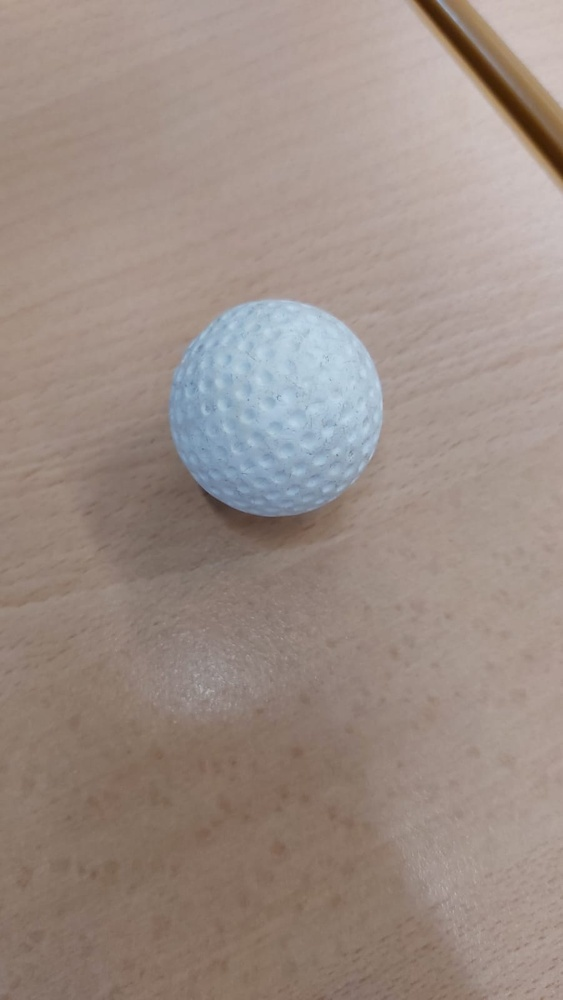
#> input picture BallDetection/test.jpg, 563 x 1000 px, shrunk from 901 x 1600 before the run, given in place of the camera
$ python testGradientandCanny.py   (older library calls are emulated)
#> lines starting #> are read from the running program, lines starting #| are printed output that depends on the picture; after the words box and inside, x2 and y2 are one past the last pixel; in counts of white or black regions, pixels touching at a corner belong together
import cv2
import numpy as np
from matplotlib import pyplot as plt


# Load the video capture device (i.e., the webcam)
cap = cv2.VideoCapture(0)

# Define the color and thickness of the circle around the ball
circle_color = (0, 0, 255)  # red color
circle_thickness = 2

# Define thresholds
color_threshold = 30  # Maximum allowable difference in BGR values
min_consecutive_frames = 6  # Minimum frames to consider a circle initially
max_missed_frames = 0  # Maximum allowed missed frames before discarding a circle

# Initialize variables for tracking
consecutive_frames = {}  # Dictionary to store frame counts and missed frames
tracked_circles = set()  # Set to store circles currently being tracked

while True:
    # Capture a frame from the webcam
    ret, frame = cap.read()
#> frame is the input picture: shape (1000, 563, 3); mean B, G, R 133.2, 141.1, 156
    gray = cv2.cvtColor(frame, cv2.COLOR_BGR2GRAY)
    """


    # Convert the frame to grayscale and apply Gaussian blur
    gray = cv2.cvtColor(frame, cv2.COLOR_BGR2GRAY)
    blurred = cv2.GaussianBlur(gray, (5, 5), 0)

    # Detect circles using Hough transform
    circles = cv2.HoughCircles(blurred, cv2.HOUGH_GRADIENT, 1, 50, param1=90, param2=30, minRadius=0, maxRadius=75)
    """
    #https://docs.opencv.org/4.x/d5/d0f/tutorial_py_gradients.html

    # Convert the frame to grayscale and apply Gaussian blur
    #gray = cv2.cvtColor(frame, cv2.COLOR_BGR2GRAY)
    """
    plt.subplot(2,2,1),plt.imshow(gray,cmap = 'gray')
    plt.title('Gray'), plt.xticks([]), plt.yticks([])

    blurred = cv2.GaussianBlur(gray, (5, 5), 0)

    plt.subplot(2,2,2),plt.imshow(blurred,cmap = 'gray')
    plt.title('Blurred'), plt.xticks([]), plt.yticks([])

    laplacian = cv2.Laplacian(blurred, cv2.CV_64F)

    plt.subplot(2,2,3),plt.imshow(laplacian,cmap = 'gray')
    plt.title('Laplacian also Blurred'), plt.xticks([]), plt.yticks([])


    img = cv2.imread('BallDetection/balltemplate.jpg')
    img = cv2.cvtColor(img, cv2.COLOR_BGR2GRAY)
    assert img is not None, "file could not be read, check with os.path.exists()"

    laplacian = cv2.Laplacian(img,cv2.CV_64F)
    sobelx = cv2.Sobel(img,cv2.CV_64F,1,0,ksize=5)
    sobely = cv2.Sobel(img,cv2.CV_64F,0,1,ksize=5)

    plt.subplot(2,2,1),plt.imshow(img,cmap = 'gray')
    plt.title('Original'), plt.xticks([]), plt.yticks([])
    plt.subplot(2,2,2),plt.imshow(laplacian,cmap = 'gray')
    plt.title('Laplacian'), plt.xticks([]), plt.yticks([])
    plt.subplot(2,2,3),plt.imshow(sobelx,cmap = 'gray')
    plt.title('Sobel X'), plt.xticks([]), plt.yticks([])
    plt.subplot(2,2,4),plt.imshow(sobely,cmap = 'gray')
    plt.title('Sobel Y'), plt.xticks([]), plt.yticks([])

    """

    #https://pyimagesearch.com/2021/05/12/image-gradients-with-opencv-sobel-and-scharr/
    """
    # set the kernel size, depending on whether we are using the Sobel
    # operator of the Scharr operator, then compute the gradients along
    # the x and y axis, respectively
    ksize = 3
    gX = cv2.Sobel(gray, ddepth=cv2.CV_32F, dx=1, dy=0, ksize=ksize)
    gY = cv2.Sobel(gray, ddepth=cv2.CV_32F, dx=0, dy=1, ksize=ksize)
    # the gradient magnitude images are now of the floating point data
    # type, so we need to take care to convert them back a to unsigned
    # 8-bit integer representation so other OpenCV functions can operate
    # on them and visualize them
    gX = cv2.convertScaleAbs(gX)
    gY = cv2.convertScaleAbs(gY)
    # combine the gradient representations into a single image
    combined = cv2.addWeighted(gX, 0.5, gY, 0.5, 0)
    # show our output images
    cv2.imshow("Sobel/Scharr X", gX)
    cv2.imshow("Sobel/Scharr Y", gY)
    cv2.imshow("Sobel/Scharr Combined", combined)
    #cv2.waitKey(0)
    plt.show()
    """


    # convert back to uint8
    #laplacian = cv2.convertScaleAbs(laplacian)
    #laplacian = cv2.cvtColor(laplacian, cv2.COLOR_BGR2GRAY)

    # Setting parameter values
    t_lower = 50  # Lower Threshold
    t_upper = 150  # Upper threshold
    aperture_size = 5  # Aperture size


    # Applying the Canny Edge filter
    blurred = cv2.GaussianBlur(gray, (5, 5), 0)

    #Apply Gradient
    ksize = 3
    gX = cv2.Sobel(gray, ddepth=cv2.CV_32F, dx=1, dy=0, ksize=ksize)
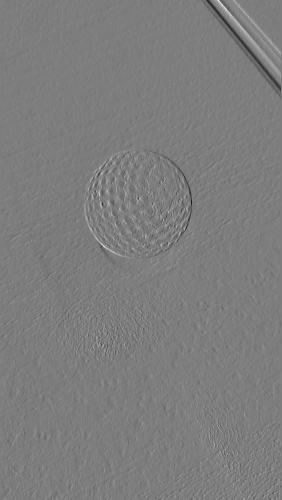
#> gX: shape (1000, 563) float32 (shown at 1/2 size); min -202, max 210, mean 0.4; drawn with min black and max white
    gY = cv2.Sobel(gray, ddepth=cv2.CV_32F, dx=0, dy=1, ksize=ksize)
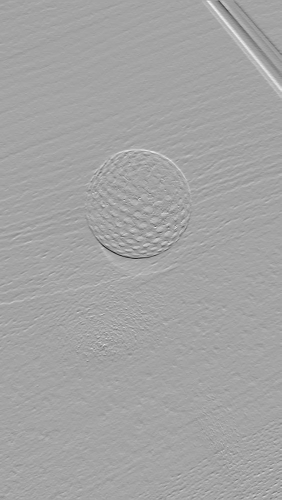
#> gY: shape (1000, 563) float32 (shown at 1/2 size); min -257, max 143, mean -0.3; drawn with min black and max white
    gX = cv2.convertScaleAbs(gX)
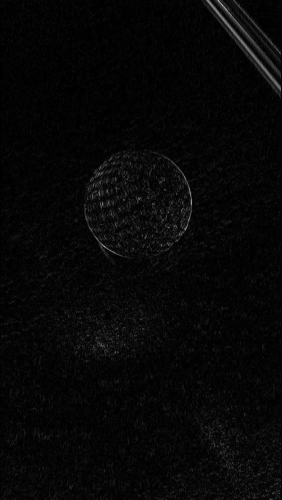
#> gX: shape (1000, 563) (shown at 1/2 size); min 0, max 210, mean 6.9
    gY = cv2.convertScaleAbs(gY)
    combined = cv2.addWeighted(gX, 0.5, gY, 0.5, 0)
    cv2.imshow("Combined", combined)


    frame1 = frame
    circles = cv2.HoughCircles(combined, cv2.HOUGH_GRADIENT, 1, 50, param1=90, param2=30, minRadius=0, maxRadius=75)
#> circles = 25 rows, first 8: [285.5, 384.5, 74.4], [228.5, 415.5, 61.2], [237.5, 360.5, 46.9], [283.5, 461.5, 40.2], [342.5, 372.5, 51.2], [500.5, 893.5, 59], [250.5, 523.5, 61.1], [189.5, 513.5, 65.6]


    # Update tracking information (pre-color check)
    if circles is not None:
        circles = np.round(circles[0, :]).astype("int")
#> circles = 25 rows, first 8: [286, 384, 74], [228, 416, 61], [238, 360, 47], [284, 462, 40], [342, 372, 51], [500, 894, 59], [250, 524, 61], [190, 514, 66]
        for (x, y, r) in circles:
            if r > 10:  # Ignore small circles
                circle_key = (x, y, r)

                # Check if circle is newly detected or already tracked
                if circle_key not in tracked_circles:
                    consecutive_frames[circle_key] = 1
                    tracked_circles.add(circle_key)
                else:
                    consecutive_frames[circle_key] = min(consecutive_frames[circle_key] + 1, min_consecutive_frames)
#> this loop made 25 passes
#> after the loop, consecutive_frames = 24 items; tracked_circles = 24 items

    # Filter circles based on consecutive detection and missed frames
    valid_circles = []
    for circle_key in tracked_circles.copy():
        # Check if circle has been consistently detected or missed too many frames
        if consecutive_frames.get(circle_key, 0) >= min_consecutive_frames or \
                consecutive_frames.get(circle_key, 0) <= 0:
            tracked_circles.remove(circle_key)
            consecutive_frames.pop(circle_key, None)
        else:
            consecutive_frames[circle_key] -= 1  # Decrement missed frames counter
            valid_circles.append(circle_key)  # Unpack circle info
#> this loop made 24 passes
#> circle_key on passes 1 to 8: (342, 372, 51), (286, 384, 74), (284, 462, 40), (416, 934, 51), (142, 662, 28), (228, 416, 61), (218, 684, 24), (262, 314, 16)
#> after the loop, valid_circles = 24 items, first 6: (342, 372, 51), (286, 384, 74), (284, 462, 40), (416, 934, 51), (142, 662, 28), (228, 416, 61)


    # Apply color consistency check only to valid circles
    if valid_circles:
        for (x, y, r) in valid_circles:
            # Create a mask for the circle area
            mask = np.zeros_like(frame1[:, :, 0], dtype="uint8")
            cv2.circle(mask, (x, y), r, 255, -1)

            # Apply the mask to extract color information within the circle
            masked_frame = cv2.bitwise_and(frame1, frame1, mask=mask)

            # Check color consistency using standard deviation
            color_variance = np.std(masked_frame.reshape(-1, 3), axis=0)
            if np.all(color_variance < color_threshold):
                # Draw the circle if color is consistent
                cv2.circle(frame1, (x, y), r, circle_color, circle_thickness)
#> this loop made 24 passes
#> (x, y, r, color_variance) on passes 1 to 8: (342, 372, 51, [24.64, 23.13, 21.24]), (286, 384, 74, [35.42, 32.57, 29.62]), (284, 462, 40, [17.66, 15.69, 13.59]), (416, 934, 51, [13.6, 14.96, 17.2]), (142, 662, 28, [7.84, 8.36, 9.45]), (228, 416, 61, [26.86, 23.93, 21.15]), (218, 684, 24, [7.54, 7.73, 8.35]), (262, 314, 16, [7.71, 7.13, 6.34])
#> pass 1, `masked_frame = cv2.bitwise_and(frame1, frame1, mask=mask)`:
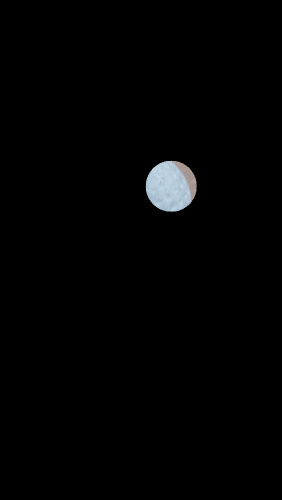
#> masked_frame: shape (1000, 563, 3) (shown at 1/2 size); mean B, G, R 3, 2.8, 2.6
#> after the loop:
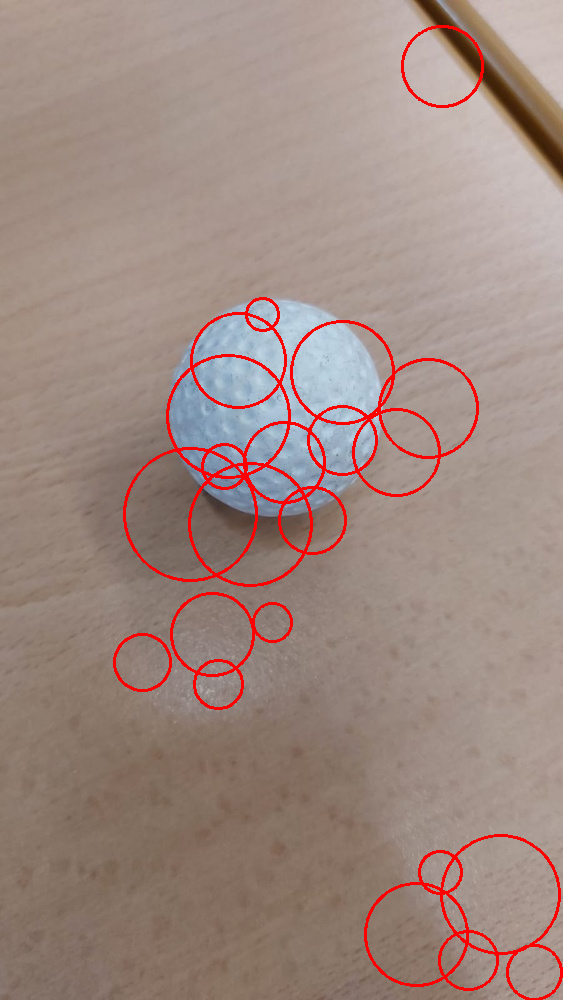
#> frame1: shape (1000, 563, 3); 2.8% of pixels changed, all inside (x1, y1, x2, y2) = (113, 25, 563, 1000)
#> after the loop:
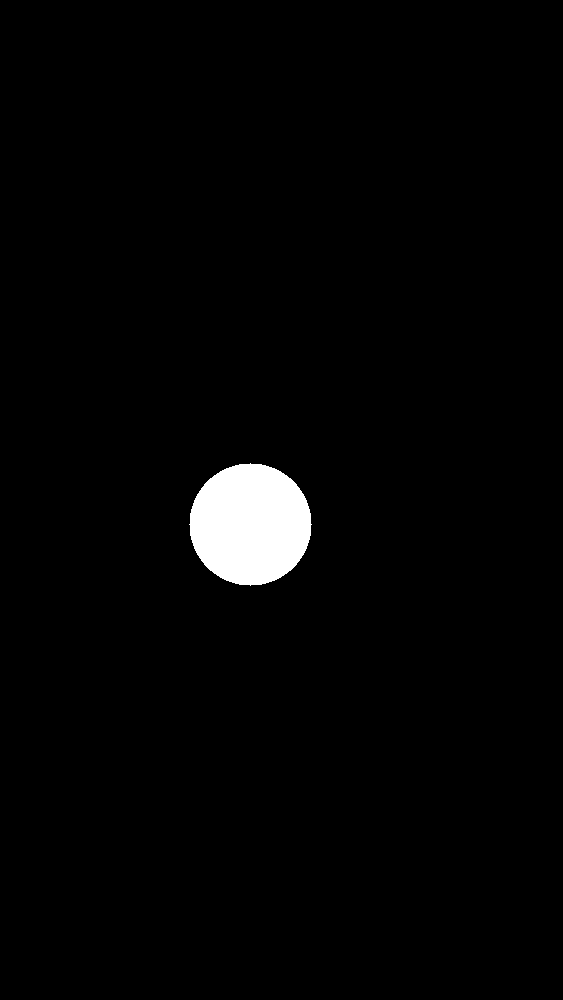
#> mask: shape (1000, 563); 2.1% white; 1 white region, box (x1, y1, x2, y2) and area: (189, 463, 312, 586) 11681


    #"""

    # Display the resulting frame
    cv2.imshow("Combined Gradient NO Canny", frame1)

    #edges = cv2.Canny(blurred, t_lower, t_upper, apertureSize= aperture_size)
    #edges = cv2.Canny(np.uint8(combined), t_lower, t_upper)
    edges = cv2.Canny(gray, t_lower, t_upper)
#> edges: shape (1000, 563); 0.43% white in thin lines or dots, all inside (x1, y1, x2, y2) = (169, 0, 563, 1000)


    # Dilatation, um die Kantenlinien zu verdicken

    kernel = np.ones((5, 5), np.uint8)
    dilated_edges = cv2.dilate(edges, kernel, iterations=1)
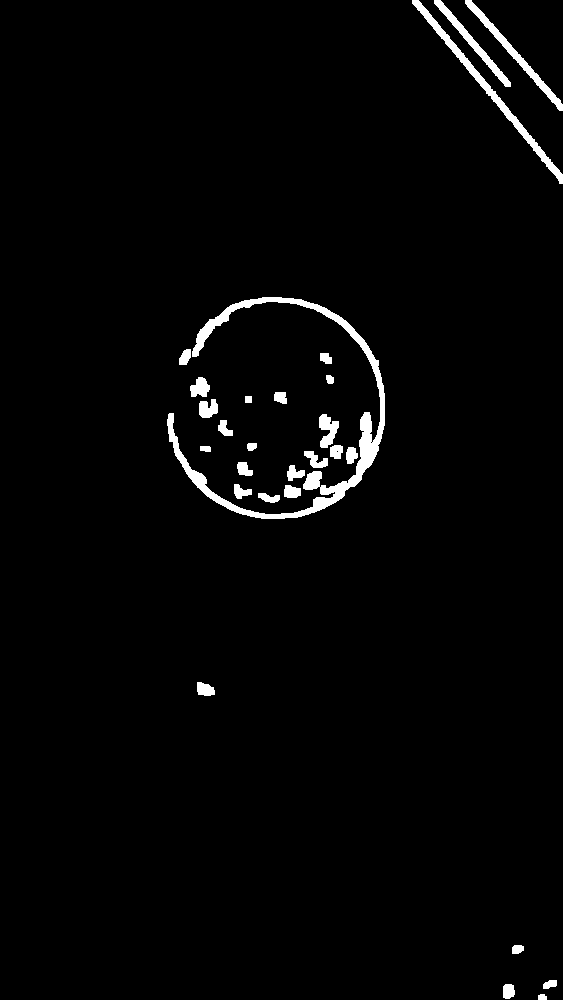
#> dilated_edges: shape (1000, 563); 2.2% white; 28 white regions, largest, box (x1, y1, x2, y2) and area: (167, 297, 385, 519) 5197, (412, 0, 563, 184) 1637, (465, 0, 563, 111) 1014
    cv2.imshow("Canny Edge Detection", dilated_edges)

    circles = cv2.HoughCircles(dilated_edges, cv2.HOUGH_GRADIENT, 1, 50, param1=90, param2=30, minRadius=0, maxRadius=75)
#> circles = None


    """
    #If circles are detected, draw a red circle around the largest one
    if circles is not None:
        circles = np.round(circles[0, :]).astype("int")
        for (x, y, r) in circles:
            if r > 10: # ignore small circles that are not likely to be a ball
                # Draw the circle on the frame
                cv2.circle(frame, (x, y), r, circle_color, circle_thickness)
    """
    # Update tracking information (pre-color check)
    if circles is not None:
        circles = np.round(circles[0, :]).astype("int")
        for (x, y, r) in circles:
            if r > 10:  # Ignore small circles
                circle_key = (x, y, r)

                # Check if circle is newly detected or already tracked
                if circle_key not in tracked_circles:
                    consecutive_frames[circle_key] = 1
                    tracked_circles.add(circle_key)
                else:
                    consecutive_frames[circle_key] = min(consecutive_frames[circle_key] + 1, min_consecutive_frames)

    # Filter circles based on consecutive detection and missed frames
    valid_circles = []
    for circle_key in tracked_circles.copy():
        # Check if circle has been consistently detected or missed too many frames
        if consecutive_frames.get(circle_key, 0) >= min_consecutive_frames or \
                consecutive_frames.get(circle_key, 0) <= 0:
            tracked_circles.remove(circle_key)
            consecutive_frames.pop(circle_key, None)
        else:
            consecutive_frames[circle_key] -= 1  # Decrement missed frames counter
            valid_circles.append(circle_key)  # Unpack circle info
#> after the loop, consecutive_frames = 0 items; tracked_circles = 0 items; valid_circles = []


    # Apply color consistency check only to valid circles
    if valid_circles:
        for (x, y, r) in valid_circles:
            # Create a mask for the circle area
            mask = np.zeros_like(frame[:, :, 0], dtype="uint8")
            cv2.circle(mask, (x, y), r, 255, -1)

            # Apply the mask to extract color information within the circle
            masked_frame = cv2.bitwise_and(frame, frame, mask=mask)

            # Check color consistency using standard deviation
            color_variance = np.std(masked_frame.reshape(-1, 3), axis=0)
            if np.all(color_variance < color_threshold):
                # Draw the circle if color is consistent
                cv2.circle(frame, (x, y), r, circle_color, circle_thickness)


    #"""

    # Display the resulting frame
    cv2.imshow("Frame with Canny", frame)

    # Exit the loop if the user presses 'q' key
    if cv2.waitKey(1) & 0xFF == ord('q'):
#> (key q is pressed here)
        break

# Release the video capture device and destroy all windows
cap.release()
cv2.destroyAllWindows()

$ run again, on BallDetection/balltemplate.jpg
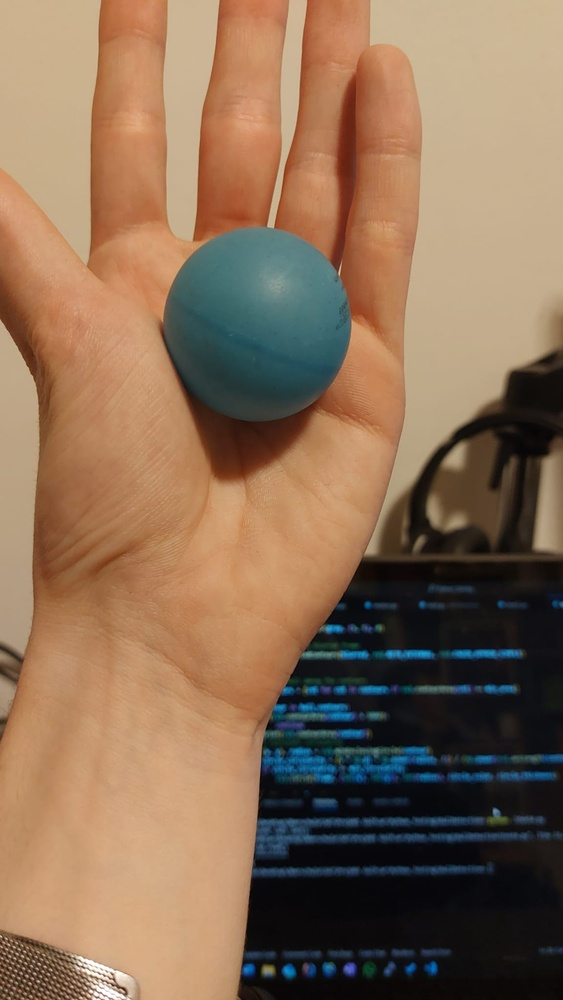
#> input picture BallDetection/balltemplate.jpg, 563 x 1000 px, shrunk from 1153 x 2048 before the run, given in place of the camera
#> frame is the input picture: shape (1000, 563, 3); mean B, G, R 86.1, 110, 137.7
#> `circles = cv2.HoughCircles(combined, cv2.HOUGH_GRADIENT, 1, 50, param1..`: circles = 42 rows, first 8: [310.5, 787.5, 53.5], [398.5, 812.5, 63.4], [406.5, 715.5, 61.2], [455.5, 489.5, 70], [453.5, 812.5, 63.4], [312.5, 889.5, 74.4], [339.5, 668.5, 47.9], [475.5, 535.5, 65.6]
#> `circles = np.round(circles[0, :]).astype("int")`: circles = 42 rows, first 8: [310, 788, 54], [398, 812, 63], [406, 716, 61], [456, 490, 70], [454, 812, 63], [312, 890, 74], [340, 668, 48], [476, 536, 66]
#> the loop `for (x, y, r) in circles:` made 42 passes
#> after the loop `for (x, y, r) in circles:`: consecutive_frames = 42 items
#> the loop `for circle_key in tracked_circles.copy():` made 42 passes
#> circle_key on passes 1 to 8: (382, 192, 44), (120, 422, 74), (504, 798, 44), (166, 598, 56), (250, 686, 51), (58, 334, 33), (550, 490, 41), (384, 636, 59)
#> after the loop `for circle_key in tracked_circles.copy():`: valid_circles = 42 items, first 6: (382, 192, 44), (120, 422, 74), (504, 798, 44), (166, 598, 56), (250, 686, 51), (58, 334, 33)
#> the loop `for (x, y, r) in valid_circles:` made 42 passes
#> (x, y, r, color_variance) on passes 1 to 8: (382, 192, 44, [8.8, 12.55, 18.43]), (120, 422, 74, [16.4, 23.01, 31.74]), (504, 798, 44, [5.54, 4.27, 2.93]), (166, 598, 56, [11.69, 17.1, 24.13]), (250, 686, 51, [9.8, 13.96, 19.91]), (58, 334, 33, [6.27, 9.23, 13.96]), (550, 490, 41, [6.03, 7.76, 9.15]), (384, 636, 59, [7.65, 5.86, 3.09])
#> after the loop `for (x, y, r) in valid_circles:`:
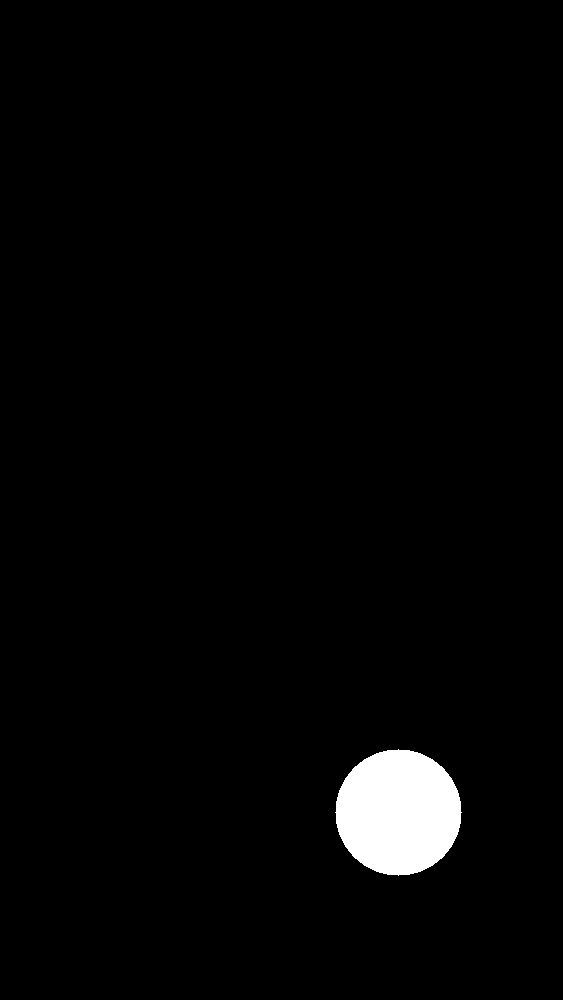
#> mask: shape (1000, 563); 2.2% white; 1 white region, box (x1, y1, x2, y2) and area: (335, 749, 462, 876) 12453
#> edges: shape (1000, 563); 2.8% white in thin lines or dots
#> `dilated_edges = cv2.dilate(edges, kernel, iterations=1)`:
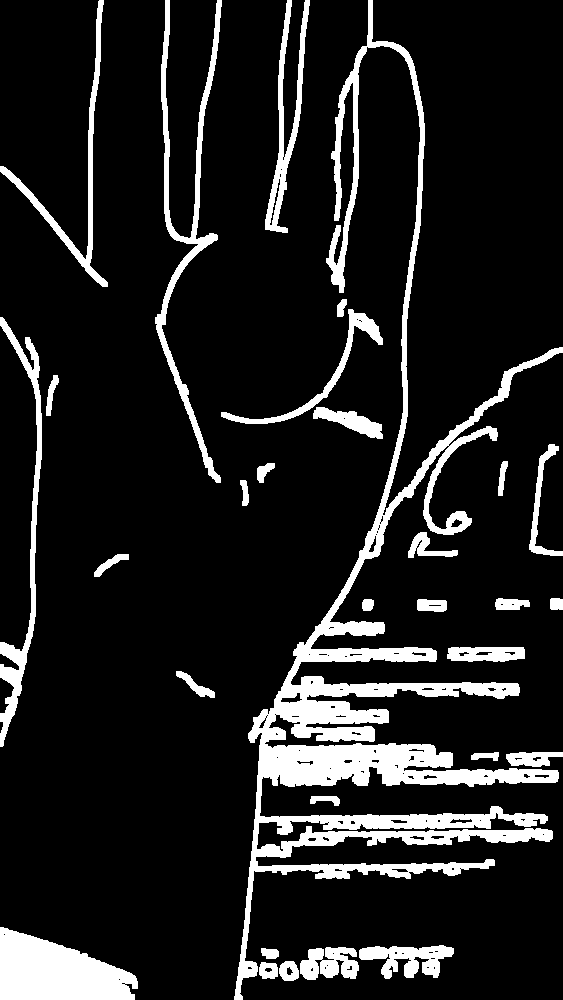
#> dilated_edges: shape (1000, 563); 12.7% white; 30 white regions, largest, box (x1, y1, x2, y2) and area: (234, 0, 563, 1000) 38881, (0, 927, 138, 1000) 6892, (155, 0, 222, 483) 4626
#> `circles = cv2.HoughCircles(dilated_edges, cv2.HOUGH_GRADIENT, 1, 50, p..`: circles = None
#> after the loop `for circle_key in tracked_circles.copy():`: consecutive_frames = 0 items; valid_circles = []
